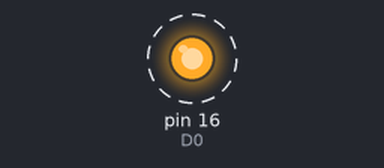
This sketch was run on a simulated Arduino Uno, built with avr-gcc and run on an emulated ATmega328P. Shown: output pins drawn as LEDs (lit = HIGH). Dashed ring = blinking.

Above: at 0.12 s.
Timing chart, 0 to 3.0 s (numbered marks = the images above):
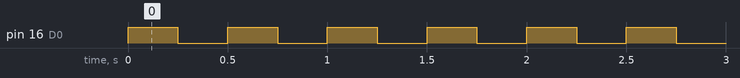

The sketch:

test_nodeMCU.ino
```cpp
#define D0 16
#define LED D0
void setup()
{
  pinMode(LED,OUTPUT);
}
void loop()
{
  digitalWrite(LED,HIGH);
  delay(250);
  digitalWrite(LED,LOW);
  delay(250);
}
```

Measured:
- by itself, pin 16 (D0): alternates HIGH for 0.25 s and LOW for 0.25 s
